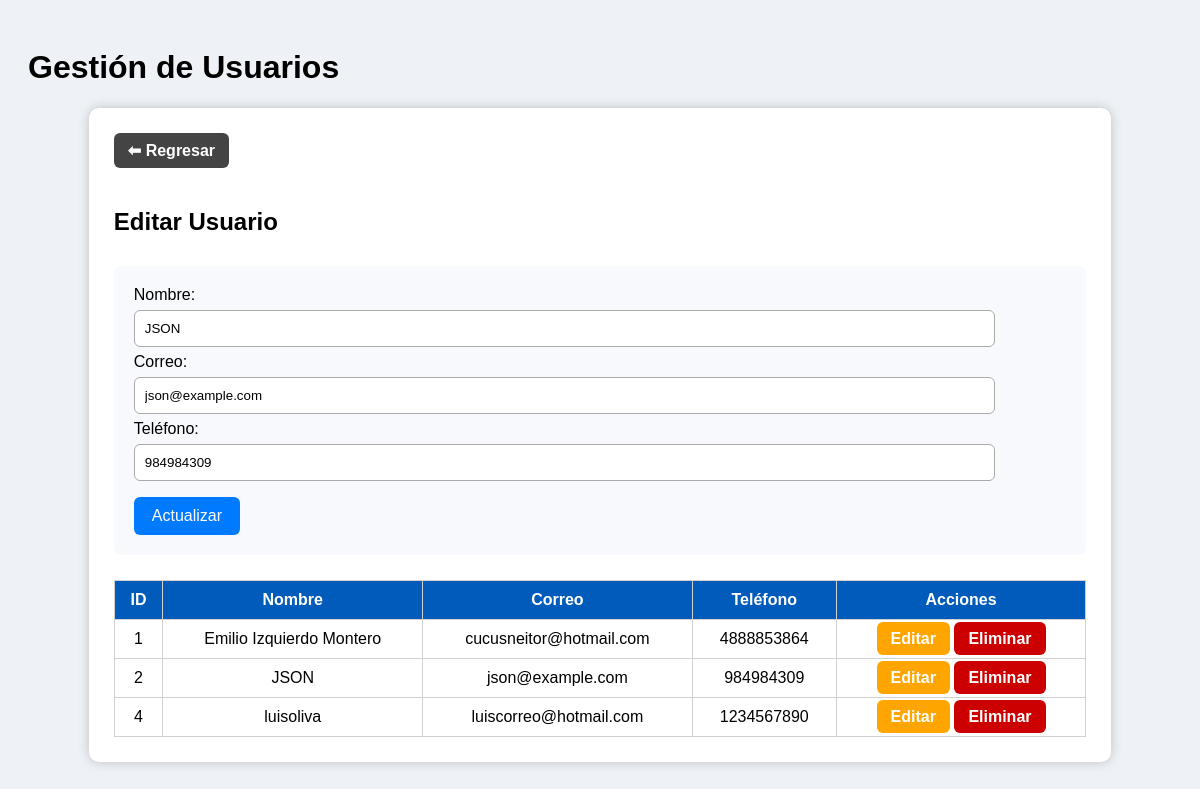
/PaginaLinux/usuariocrud.php?editar=2, run on the app's committed database.
### tables this page shows
CREATE TABLE `Usuario` (
  `id_usuario` int(11) NOT NULL,
  `nombre` varchar(100) DEFAULT NULL,
  `correo` varchar(150) DEFAULT NULL,
  `telefono` varchar(20) DEFAULT NULL,
  `password` varchar(255) NOT NULL
);

### PaginaLinux/usuariocrud.php (the view, shortened to what this page needs)
<?php
$host = "127.0.0.1";
$user = "root";
$pass = "";
$db   = "tiendalinux";
$conexion = new mysqli($host, $user, $pass, $db);
$editando = null;
if (isset($_GET['editar'])) {
  $id_edit = intval($_GET['editar']);
  $stmt = $conexion->prepare("SELECT id_usuario, nombre, correo, telefono FROM Usuario WHERE id_usuario = ?");
  $stmt->bind_param("i", $id_edit);
  $stmt->execute();
  $res = $stmt->get_result();
  $editando = $res->fetch_assoc();
}
$resultado = $conexion->query("SELECT id_usuario, nombre, correo, telefono FROM Usuario ORDER BY id_usuario ASC");
?>
<!DOCTYPE html>
<html lang="es">
<head>
</head>
<body>
  <h1>Gestión de Usuarios</h1>
  <div class="contenedor">
    <a class="btn btn-volver" href="index.php">⬅ Regresar</a>
    <h2><?php echo $editando ? "Editar Usuario" : "Crear Usuario"; ?></h2>
    <form class="formulario" method="POST" action="usuariocrud.php">
      <label>Nombre:</label><br>
      <input type="text" name="nombre" required value="<?= htmlspecialchars($editando['nombre'] ?? '') ?>"><br>
      <label>Correo:</label><br>
      <input type="email" name="correo" required value="<?= htmlspecialchars($editando['correo'] ?? '') ?>"><br>
      <label>Teléfono:</label><br>
      <input type="text" name="telefono" required value="<?= htmlspecialchars($editando['telefono'] ?? '') ?>"><br>
      <?php if ($editando): ?>
        <button type="submit" name="actualizar">Actualizar</button>
      <?php else: ?>
        <button type="submit" name="crear">Crear</button>
      <?php endif; ?>
    </form>
    <table>
      <tr>
        <th>ID</th>
        <th>Nombre</th>
        <th>Correo</th>
        <th>Teléfono</th>
        <th>Acciones</th>
      </tr>
      <?php while ($fila = $resultado->fetch_assoc()): ?>
        <tr>
          <td><?= htmlspecialchars($fila['id_usuario']) ?></td>
          <td><?= htmlspecialchars($fila['nombre']) ?></td>
          <td><?= htmlspecialchars($fila['correo']) ?></td>
          <td><?= htmlspecialchars($fila['telefono']) ?></td>
          <td>
            <a class="btn btn-editar" href="?editar=<?= $fila['id_usuario'] ?>">Editar</a>
            <a class="btn btn-eliminar" href="?eliminar=<?= $fila['id_usuario'] ?>" onclick="return confirm('¿Seguro que quieres eliminar este usuario?');">Eliminar</a>
          </td>
        </tr>
      <?php endwhile; ?>
    </table>
  </div>
</body>
</html>

### PaginaLinux/usuariocrud.php (style rules this page uses)
body { font-family: Arial, sans-serif; background: #eef1f5; padding: 20px; }
.contenedor { width: 85%; margin: auto; background: white; padding: 25px; border-radius: 10px; box-shadow: 0 0 12px rgba(0, 0, 0, 0.2); }
table { width: 100%; border-collapse: collapse; margin-top: 25px; }
th, td { border: 1px solid #d1d1d1; padding: 10px; text-align: center; }
th { background: #005bbb; color: white; }
.btn { padding: 8px 14px; border-radius: 6px; text-decoration: none; color: white; font-weight: bold; }
.btn-editar { background: #ffa500; }
.btn-eliminar { background: #cc0000; }
.btn-volver { background: #444; margin-bottom: 20px; display: inline-block; }
.formulario { margin-top: 30px; padding: 20px; background: #f7f9fc; border-radius: 8px; }
input[type="text"], input[type="email"] { width: 90%; padding: 10px; margin: 6px 0; border: 1px solid #aaa; border-radius: 6px; }
button { background: #007bff; color: white; padding: 10px 18px; border: none; border-radius: 6px; cursor: pointer; font-size: 16px; margin-top: 10px; }

### data on the page
usuario: nombre "JSON", correo "json@example.com", telefono "984984309", id_usuario "2"
usuario: id_usuario "1", nombre "Emilio Izquierdo Montero", correo "cucusneitor@hotmail.com", telefono "4888853864"
usuario: id_usuario "4", nombre "luisoliva", correo "luiscorreo@hotmail.com", telefono "1234567890"
